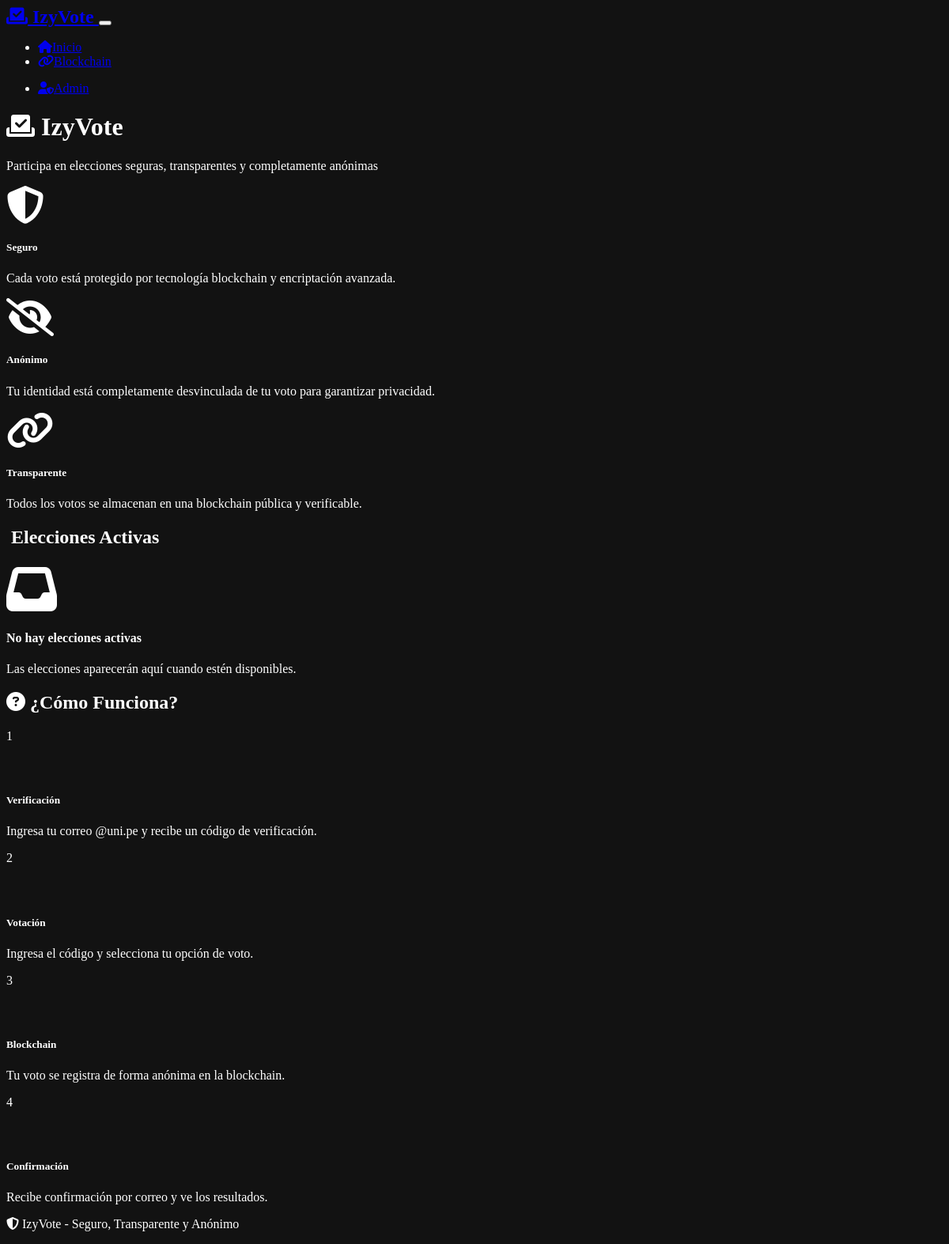
The app's page /, older data.
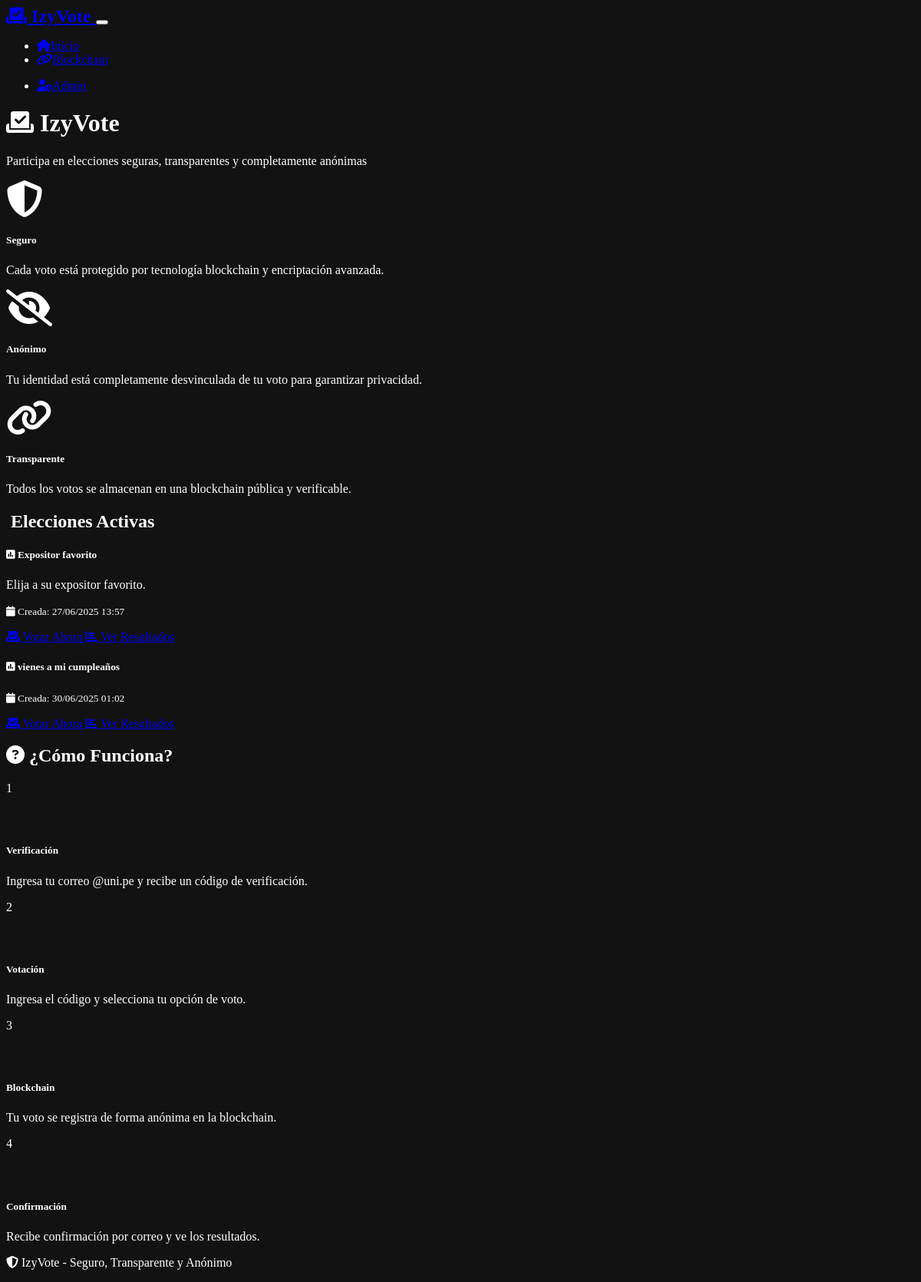
The same page, newer data.
### models.py (models this page shows, shortened)
class Election(db.Model):
    id = db.Column(db.Integer, primary_key=True)
    title = db.Column(db.String(200), nullable=False)
    description = db.Column(db.Text)
    options = db.Column(db.Text, nullable=False)  # JSON string para opciones de votación
    is_active = db.Column(db.Boolean, default=True)
    created_at = db.Column(db.DateTime, default=lambda: datetime.now(PERU_TZ).replace(tzinfo=None))

### routes.py (the view)
@app.route('/')
def index():
    active_elections = Election.query.filter_by(is_active=True).all()
    return render_template('index.html', elections=active_elections)

### templates/index.html (shortened to what this page needs)
{% extends "base.html" %}
{% block content %}
<div class="row">
    <div class="col-12">
        <div class="text-center mb-5">
            <h1 class="display-4 mb-3">
                <i class="fas fa-vote-yea text-primary me-3"></i>
                IzyVote
            </h1>
            <p class="lead text-muted">
                Participa en elecciones seguras, transparentes y completamente anónimas
            </p>
        </div>
    </div>
</div>
<div class="row mb-5">
    <div class="col-md-4">
        <div class="card h-100 border-0 bg-dark">
            <div class="card-body text-center">
                <i class="fas fa-shield-alt fa-3x text-success mb-3"></i>
                <h5 class="card-title">Seguro</h5>
                <p class="card-text">Cada voto está protegido por tecnología blockchain y encriptación avanzada.</p>
            </div>
        </div>
    </div>
    <div class="col-md-4">
        <div class="card h-100 border-0 bg-dark">
            <div class="card-body text-center">
                <i class="fas fa-eye-slash fa-3x text-info mb-3"></i>
                <h5 class="card-title">Anónimo</h5>
                <p class="card-text">Tu identidad está completamente desvinculada de tu voto para garantizar privacidad.</p>
            </div>
        </div>
    </div>
    <div class="col-md-4">
        <div class="card h-100 border-0 bg-dark">
            <div class="card-body text-center">
                <i class="fas fa-link fa-3x text-warning mb-3"></i>
                <h5 class="card-title">Transparente</h5>
                <p class="card-text">Todos los votos se almacenan en una blockchain pública y verificable.</p>
            </div>
        </div>
    </div>
</div>
<div class="row">
    <div class="col-12">
        <h2 class="mb-4">
            Elecciones Activas
        </h2>
        {% if elections %}
            <div class="row">
                {% for election in elections %}
                    <div class="col-md-6 col-lg-4 mb-4">
                        <div class="card h-100 border-primary">
                            <div class="card-header bg-primary text-white">
                                <h5 class="card-title mb-0">
                                    <i class="fas fa-poll me-2"></i>
                                    {{ election.title }}
                                </h5>
                            </div>
                            <div class="card-body">
                                {% if election.description %}
                                    <p class="card-text">{{ election.description }}</p>
                                {% endif %}
                                <p class="card-text">
                                    <small class="text-muted">
                                        <i class="fas fa-calendar me-1"></i>
                                        Creada: {{ election.created_at.strftime('%d/%m/%Y %H:%M') }}
                                    </small>
                                </p>
                                <div class="d-grid gap-2">
                                    <a href="{{ url_for('verify_email', election_id=election.id) }}"
                                       class="btn btn-primary">
                                        <i class="fas fa-vote-yea me-2"></i>
                                    </a>
                                    <a href="{{ url_for('results', election_id=election.id) }}"
                                       class="btn btn-outline-secondary">
                                        <i class="fas fa-chart-bar me-2"></i>
                                    </a>
                                </div>
                            </div>
                        </div>
                    </div>
                {% endfor %}
            </div>
        {% else %}
            <div class="text-center py-5">
                <i class="fas fa-inbox fa-4x text-muted mb-3"></i>
                <h4 class="text-muted">No hay elecciones activas</h4>
                <p class="text-muted">Las elecciones aparecerán aquí cuando estén disponibles.</p>
            </div>
        {% endif %}
    </div>
</div>
<div class="row mt-5">
    <div class="col-12">
        <h2 class="mb-4">
            <i class="fas fa-question-circle me-2"></i>
            ¿Cómo Funciona?
        </h2>
        <div class="row">
            <div class="col-md-3 text-center mb-4">
                <div class="bg-primary rounded-circle d-inline-flex align-items-center justify-content-center mb-3"
                     style="width: 60px; height: 60px;">
                    <span class="text-white fw-bold fs-4">1</span>
                </div>
                <h5>Verificación</h5>
                <p class="text-muted">Ingresa tu correo @uni.pe y recibe un código de verificación.</p>
            </div>
            <div class="col-md-3 text-center mb-4">
                <div class="bg-success rounded-circle d-inline-flex align-items-center justify-content-center mb-3"
                     style="width: 60px; height: 60px;">
                    <span class="text-white fw-bold fs-4">2</span>
                </div>
                <h5>Votación</h5>
                <p class="text-muted">Ingresa el código y selecciona tu opción de voto.</p>
            </div>
            <div class="col-md-3 text-center mb-4">
                <div class="bg-info rounded-circle d-inline-flex align-items-center justify-content-center mb-3"
                     style="width: 60px; height: 60px;">
                    <span class="text-white fw-bold fs-4">3</span>
                </div>
                <h5>Blockchain</h5>
                <p class="text-muted">Tu voto se registra de forma anónima en la blockchain.</p>
            </div>
            <div class="col-md-3 text-center mb-4">
                <div class="bg-warning rounded-circle d-inline-flex align-items-center justify-content-center mb-3"
                     style="width: 60px; height: 60px;">
                    <span class="text-white fw-bold fs-4">4</span>
                </div>
                <h5>Confirmación</h5>
                <p class="text-muted">Recibe confirmación por correo y ve los resultados.</p>
            </div>
        </div>
    </div>
</div>
{% endblock %}

### templates/base.html (shortened to what this page needs)
<!DOCTYPE html>
<html lang="es" data-bs-theme="dark">
<head>
    <link href="https://cdn.replit.com/agent/bootstrap-agent-dark-theme.min.css" rel="stylesheet">
    <link rel="stylesheet" href="https://cdnjs.cloudflare.com/ajax/libs/font-awesome/6.4.0/css/all.min.css">
    <link rel="stylesheet" href="{{ url_for('static', filename='style.css') }}">
</head>
<body>
    <nav class="navbar navbar-expand-lg navbar-dark bg-dark">
        <div class="container">
            <a class="navbar-brand" href="{{ url_for('index') }}">
                <i class="fas fa-vote-yea me-2"></i>
            </a>
            <button class="navbar-toggler" type="button" data-bs-toggle="collapse" data-bs-target="#navbarNav">
            </button>
            <div class="collapse navbar-collapse" id="navbarNav">
                <ul class="navbar-nav me-auto">
                    <li class="nav-item">
                        <a class="nav-link" href="{{ url_for('index') }}">
                            <i class="fas fa-home me-1"></i>Inicio
                        </a>
                    </li>
                    <li class="nav-item">
                        <a class="nav-link" href="{{ url_for('blockchain_view') }}">
                            <i class="fas fa-link me-1"></i>Blockchain
                        </a>
                    </li>
                </ul>
                <ul class="navbar-nav">
                    {% if session.admin_logged_in %}
                        <li class="nav-item">
                            <a class="nav-link" href="{{ url_for('admin_panel') }}">
                                <i class="fas fa-cog me-1"></i>Panel Admin
                            </a>
                        </li>
                        <li class="nav-item">
                            <a class="nav-link" href="{{ url_for('admin_logout') }}">
                                <i class="fas fa-sign-out-alt me-1"></i>Cerrar Sesión
                            </a>
                        </li>
                    {% else %}
                        <li class="nav-item">
                            <a class="nav-link" href="{{ url_for('admin_login') }}">
                                <i class="fas fa-user-shield me-1"></i>Admin
                            </a>
                        </li>
                    {% endif %}
                </ul>
            </div>
        </div>
    </nav>
    <main class="container my-4">
        {% block content %}{% endblock %}
    </main>
    <footer class="bg-dark text-light py-4 mt-5">
        <div class="container text-center">
            <p class="mb-0">
                <i class="fas fa-shield-alt me-2"></i>
                IzyVote - Seguro, Transparente y Anónimo
            </p>
        </div>
    </footer>
</body>
</html>

### static/style.css (style rules this page uses)
:root { --primary-color: #0d6efd; --success-color: #198754; --info-color: #0dcaf0; --warning-color: #ffc107; --danger-color: #dc3545; }
body { background-color: #121212; color: #ffffff; }
.navbar-brand { font-weight: bold; font-size: 1.5rem; }
.card { transition: transform 0.2s ease-in-out, box-shadow 0.2s ease-in-out; }
.btn { transition: all 0.2s ease-in-out; }
html { scroll-behavior: smooth; }

Row changes from the older to the newer data that the page shows:
added Election: title "Expositor favorito", description "Elija a su expositor favorito.", created_at "27/06/2025 13:57"
added Election: title "vienes a mi cumpleaños", created_at "30/06/2025 01:02"
Text that changed along with them:
text no longer shown: "No hay elecciones activas Las elecciones aparecerán aquí cuando estén disponibles."
